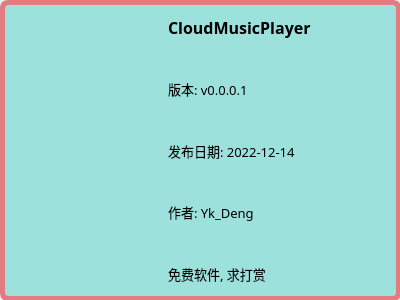
<?xml version="1.0" encoding="UTF-8"?>
<ui version="4.0">
 <class>AboutInterface</class>
 <widget class="QWidget" name="AboutInterface">
  <property name="geometry">
   <rect>
    <x>0</x>
    <y>0</y>
    <width>400</width>
    <height>300</height>
   </rect>
  </property>
  <property name="windowTitle">
   <string>Form</string>
  </property>
  <property name="styleSheet">
   <string notr="true"/>
  </property>
  <widget class="QWidget" name="widget" native="true">
   <property name="geometry">
    <rect>
     <x>0</x>
     <y>0</y>
     <width>401</width>
     <height>301</height>
    </rect>
   </property>
   <property name="styleSheet">
    <string notr="true">#widget
{
background-color: rgb(157, 225, 220);
border: 5px solid rgb(227, 123, 128);
border-radius: 8px;
}</string>
   </property>
   <layout class="QHBoxLayout" name="horizontalLayout_2">
    <item>
     <layout class="QHBoxLayout" name="horizontalLayout" stretch="1,2">
      <item>
       <layout class="QVBoxLayout" name="verticalLayout_2" stretch="1,7,1">
        <property name="leftMargin">
         <number>36</number>
        </property>
        <item>
         <spacer name="verticalSpacer">
          <property name="orientation">
           <enum>Qt::Vertical</enum>
          </property>
          <property name="sizeHint" stdset="0">
           <size>
            <width>20</width>
            <height>40</height>
           </size>
          </property>
         </spacer>
        </item>
        <item>
         <widget class="QLabel" name="label">
          <property name="styleSheet">
           <string notr="true">image: url(:/new/prefix1/Image/music.ico);</string>
          </property>
          <property name="text">
           <string/>
          </property>
         </widget>
        </item>
        <item>
         <spacer name="verticalSpacer_2">
          <property name="orientation">
           <enum>Qt::Vertical</enum>
          </property>
          <property name="sizeHint" stdset="0">
           <size>
            <width>20</width>
            <height>40</height>
           </size>
          </property>
         </spacer>
        </item>
       </layout>
      </item>
      <item>
       <layout class="QVBoxLayout" name="verticalLayout">
        <property name="leftMargin">
         <number>30</number>
        </property>
        <item>
         <widget class="QLabel" name="label_2">
          <property name="font">
           <font>
            <family>Cascadia Mono</family>
            <pointsize>12</pointsize>
            <weight>75</weight>
            <bold>true</bold>
           </font>
          </property>
          <property name="text">
           <string>CloudMusicPlayer</string>
          </property>
         </widget>
        </item>
        <item>
         <widget class="QLabel" name="label_3">
          <property name="font">
           <font>
            <family>楷体</family>
            <pointsize>10</pointsize>
           </font>
          </property>
          <property name="text">
           <string>版本: v0.0.0.1</string>
          </property>
         </widget>
        </item>
        <item>
         <widget class="QLabel" name="label_6">
          <property name="font">
           <font>
            <family>楷体</family>
            <pointsize>10</pointsize>
           </font>
          </property>
          <property name="text">
           <string>发布日期: 2022-12-14</string>
          </property>
         </widget>
        </item>
        <item>
         <widget class="QLabel" name="label_4">
          <property name="font">
           <font>
            <family>楷体</family>
            <pointsize>10</pointsize>
           </font>
          </property>
          <property name="text">
           <string>作者: Yk_Deng</string>
          </property>
         </widget>
        </item>
        <item>
         <widget class="QLabel" name="label_5">
          <property name="font">
           <font>
            <family>楷体</family>
            <pointsize>10</pointsize>
           </font>
          </property>
          <property name="text">
           <string>免费软件, 求打赏</string>
          </property>
         </widget>
        </item>
       </layout>
      </item>
     </layout>
    </item>
   </layout>
  </widget>
 </widget>
 <resources/>
 <connections/>
</ui>
